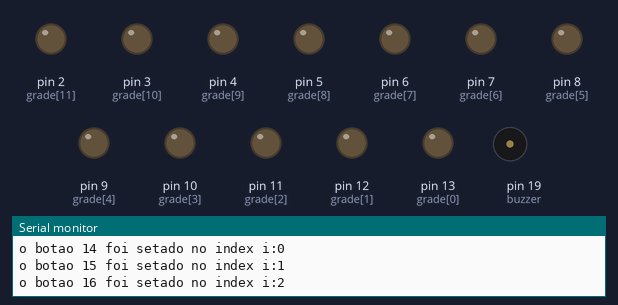
A sketch run on a simulated Arduino Uno, built with avr-gcc and run on an emulated ATmega328P. On the bench: output pins drawn as LEDs (lit = HIGH), buzzer (waves = sounding), the last lines printed to the serial monitor.

Above: at 0.1 s.
At 18.5 s:
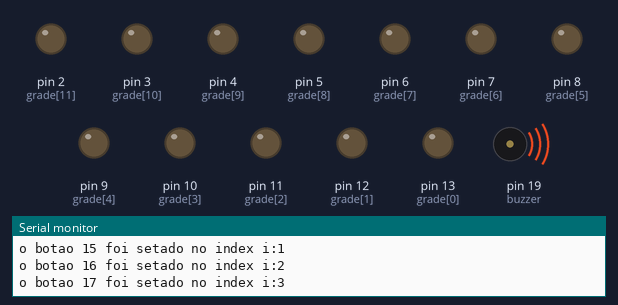
Timing chart, 0 to 27.8 s (numbered marks = the images above):
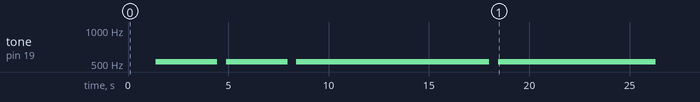

The sketch:

TesteSom.ino
```cpp
  /*************************************************
 * Public Constants
 *************************************************/

#define NOTE_B0  31
#define NOTE_C1  33
#define NOTE_CS1 35
#define NOTE_D1  37
#define NOTE_DS1 39
#define NOTE_E1  41
#define NOTE_F1  44
#define NOTE_FS1 46
#define NOTE_G1  49
#define NOTE_GS1 52
#define NOTE_A1  55
#define NOTE_AS1 58
#define NOTE_B1  62
#define NOTE_C2  65
#define NOTE_CS2 69
#define NOTE_D2  73
#define NOTE_DS2 78
#define NOTE_E2  82
#define NOTE_F2  87
#define NOTE_FS2 93
#define NOTE_G2  98
#define NOTE_GS2 104
#define NOTE_A2  110
#define NOTE_AS2 117
#define NOTE_B2  123
#define NOTE_C3  131
#define NOTE_CS3 139
#define NOTE_D3  147
#define NOTE_DS3 156
#define NOTE_E3  165
#define NOTE_F3  175
#define NOTE_FS3 185
#define NOTE_G3  196
#define NOTE_GS3 208
#define NOTE_A3  220
#define NOTE_AS3 233
#define NOTE_B3  247
#define NOTE_C4  262
#define NOTE_CS4 277
#define NOTE_D4  294
#define NOTE_DS4 311
#define NOTE_E4  330
#define NOTE_F4  349
#define NOTE_FS4 370
#define NOTE_G4  392
#define NOTE_GS4 415
#define NOTE_A4  440
#define NOTE_AS4 466
#define NOTE_B4  494
#define NOTE_C5  523
#define NOTE_CS5 554
#define NOTE_D5  587
#define NOTE_DS5 622
#define NOTE_E5  659
#define NOTE_F5  698
#define NOTE_FS5 740
#define NOTE_G5  784
#define NOTE_GS5 831
#define NOTE_A5  880
#define NOTE_AS5 932
#define NOTE_B5  988
#define NOTE_C6  1047
#define NOTE_CS6 1109
#define NOTE_D6  1175
#define NOTE_DS6 1245
#define NOTE_E6  1319
#define NOTE_F6  1397
#define NOTE_FS6 1480
#define NOTE_G6  1568
#define NOTE_GS6 1661
#define NOTE_A6  1760
#define NOTE_AS6 1865
#define NOTE_B6  1976
#define NOTE_C7  2093
#define NOTE_CS7 2217
#define NOTE_D7  2349
#define NOTE_DS7 2489
#define NOTE_E7  2637
#define NOTE_F7  2794
#define NOTE_FS7 2960
#define NOTE_G7  3136
#define NOTE_GS7 3322
#define NOTE_A7  3520
#define NOTE_AS7 3729
#define NOTE_B7  3951
#define NOTE_C8  4186
#define NOTE_CS8 4435
#define NOTE_D8  4699
#define NOTE_DS8 4978

  int grade[] =
  {13,12,11,
   10, 9, 8,
   7,  6, 5,
   4,  3, 2}; // pinos dos leds dispostos em sequencia
  byte grade_cache[] =
  {0,0,0,
   0,0,0,
   0,0,0,
   0,0,0}; // pinos que estao ou nao ligados
  int P(int x,int y)
  {
    switch(x)
    {
      case 0:
      switch(y)
      {
        case 0:return 0;
        case 1:return 3;
        case 2:return 6;
        case 3:return 9;
      }
      case 1:
      switch(y)
      {
        case 0:return 1;
        case 1:return 4;
        case 2:return 7;
        case 3:return 10;
      }
      case 2:
      switch(y)
      {
        case 0:return 2;
        case 1:return 5;
        case 2:return 8;
        case 3:return 11;
      }
    }
    return 0;
  }
   int buzzer = 19;
   int botoes[] = {14,15,16,17};
  /*
  para uma grade de dimensoes igual a x=4 e y =3
  os indices contam do canto esqerdo inferior para o canto direito superior:
   _______________
   |8 , 9 , 10, 11|
   |4 , 5 , 6 , 7 |
   |0 , 1 , 2 , 3 |
   e as posicoes seriam assim: i.e : {x,y}
   ________________________________
   |{0,2} , {1,2} , {2,2} , {3,2} |
   |{0,1} , {1,1} , {2,1} , {3,1} |
   |{0,0} , {1,0} , {2,0} , {3,0} |

  então coloque os valores de cada pino de led no array grade de acordo
  com os indices desse esquema.

  */
  long note_div = 4978/24;
  int On_toOFF_melody[] = {
  note_div*0, note_div*1, note_div*2,
  note_div*3, note_div*4, note_div*5,
  note_div*6, note_div*7, note_div*8,
  note_div*9, note_div*10, note_div*11
  };
  int Off_toON_melody[] = {
  note_div*0, note_div*1, note_div*2,
  note_div*3, note_div*4, note_div*5,
  note_div*6, note_div*7, note_div*8,
  note_div*9, note_div*10, note_div*11
  };
  int T;
  int Dx =3;// dimensoes da grade no sentido x
  int Dy =4;// dimensoes da grade no sentido y
  boolean Tocar = true;
  void setup()
  {
  Serial.begin(9600);
    // if analog input pin 0 is unconnected, random analog
  // noise will cause the call to randomSeed() to generate
  // different seed numbers each time the sketch runs.
  // randomSeed() will then shuffle the random function.
  randomSeed(analogRead(0));
  T = sizeof(grade)/sizeof(*grade); // mesma coisa que grade.length em java
  for(int i=0;i<12;i++)
  pinMode(grade[i], OUTPUT);
  for(int i=0;i<4;i++)
  {
  pinMode(botoes[i], INPUT);
  Serial.print("o botao ");Serial.print(botoes[i]);Serial.print(" foi setado no index i:");Serial.println(i);
  }
  pinMode(buzzer, OUTPUT);
  }
  long Delay = 100;
    void Leds(
  byte led0,
  byte led1,
  byte led2,
  byte led3,
  byte led4,
  byte led5,
  byte led6,
  byte led7,
  byte led8,
  byte led9,
  byte led10,
  byte led11)
  {
    Led(0,led0);
    Led(1,led1);
    Led(2,led2);
    Led(3,led3);
    Led(4,led4);
    Led(5,led5);
    Led(6,led6);
    Led(7,led7);
    Led(8,led8);
    Led(9,led9);
    Led(10,led10);
    Led(11,led11);
    delay(Delay);
  }

  void Leds_semdelay(
  byte led0,
  byte led1,
  byte led2,
  byte led3,
  byte led4,
  byte led5,
  byte led6,
  byte led7,
  byte led8,
  byte led9,
  byte led10,
  byte led11)
  {
    Led(0,led0);
    Led(1,led1);
    Led(2,led2);
    Led(3,led3);
    Led(4,led4);
    Led(5,led5);
    Led(6,led6);
    Led(7,led7);
    Led(8,led8);
    Led(9,led9);
    Led(10,led10);
    Led(11,led11);
  }

  void Led(int index,byte estado)
  {
      //if(bitRead(bitmask,i))
      //tone(buzzer, melody[i], Delay*2);
      if(estado == 0)
      {
        digitalWrite(grade[index],0);
        if(grade_cache[index]==1)
        {
        //tone(buzzer,On_toOFF_melody[index], Delay);
        grade_cache[index] = 0;
        }
      }
      else
      {
       // tone(buzzer, melody[index], Delay);
        digitalWrite(grade[index],1);
        if(grade_cache[index]==0)
        {
        if(Tocar)
        {
        tone(buzzer,Off_toON_melody[index], Delay/2);
        delay(10);
        }
        grade_cache[index] = 1;
        }
      }
      //delay(Delay/10);

  }
  void Led(int x,int y,byte estado)
  {
    Led(P(x,y), estado);
  }
  void yLeds(int y,byte estado)
  {
   for(int x=0;x<Dx;x++)
    {
    Led(P(x,y),estado);
    }
  }
  void xLeds(int x,byte estado)
  {
    for(int y=0;y<Dy;y++)
    {
    Led(P(x,y),estado);
    }
  }
  void SetLeds(byte e)
  {
     Leds_semdelay(e,e,e,e,e,e,e,e,e,e,e,e);
  }


/* Play Melody
 * -----------
 *
 * Program to play melodies stored in an array, it requires to know
 * about timing issues and about how to play tones.
 *
 * The calculation of the tones is made following the mathematical
 * operation:
 *
 *       timeHigh = 1/(2 * toneFrequency) = period / 2
 *
 * where the different tones are described as in the table:
 *
 * note         frequency       period  PW (timeHigh)
 * c            261 Hz          3830    1915
 * d            294 Hz          3400    1700
 * e            329 Hz          3038    1519
 * f            349 Hz          2864    1432
 * g            392 Hz          2550    1275
 * a            440 Hz          2272    1136
 * b            493 Hz          2028    1014
 * C            523 Hz          1912    956
 *
 * (cleft) 2005 D. Cuartielles for K3
 */

int ledPin = 13;
int speakerPin = 19;


// Do-Re-Mi-Fa-So-La-Ti
#define c_  261
#define d_  294
#define e_  329
#define f_  349
#define g_  392
#define a_  440
#define b_  493
#define C_  523


#define _c  1915
#define _d  1700
#define _e  1519
#define _f  1432
#define _g  1275
#define _a  1136
#define _b  1014
#define _C  956
#define _p  0
byte names[] = {'c', 'd', 'e', 'f', 'g', 'a', 'b', 'C'};
int tones[] = {1915, 1700, 1519, 1432, 1275, 1136, 1014, 956};
byte melody[] = "2d2a1f2c2d2a2d2c2f2d2a2c2d2a1f2c2d2a2a2g2p8p8p8p";
// count length: 1 2 3 4 5 6 7 8 9 0 1 2 3 4 5 6 7 8 9 0 1 2 3 4 5 6 7 8 9 0
//                                10                  20                  30
int count = 0;
int count2 = 0;
int count3 = 0;
int MAX_COUNT = 24;
int statePin = LOW;


void Tone(int duration, int Tone) {
  switch(Tone)
  {
  case _c:tone(speakerPin,c_,duration);
  case _d:tone(speakerPin,d_,duration);
  case _e:tone(speakerPin,e_,duration);
  case _f:tone(speakerPin,f_,duration);
  case _g:tone(speakerPin,g_,duration);
  case _a:tone(speakerPin,a_,duration);
  case _b:tone(speakerPin,b_,duration);
  case _C:tone(speakerPin,C_,duration);
  }
  delay(duration);
}
void playTone(int duration, int Tone) {
  long total =duration * 1000L;
  for (long i = 0; i < total; i += Tone * 2) {
    digitalWrite(speakerPin, HIGH);
    delayMicroseconds(Tone);
    digitalWrite(speakerPin, LOW);
    delayMicroseconds(Tone);
  }
}

/*semibreve (um tempo),
mínima (meio tempo),
semínima (um quarto de tempo),
colcheia (um oitavo de tempo),
semicolcheia (1/16 de tempo),
fusa (1/32 de tempo) ,
semifusa (1/64 de tempo).
*/
# define ju_ 0.0
# define um_ 1.0
# define mei_ 0.5
# define qua_ 0.25
# define oit_ 0.125
# define u16_ 0.0625
# define u32_ 0.03125
# define u64_ 0.015625

float tempo = 1.75;

int musica_notas0[] =
{
 _p,_p,_p,_c,
 _f,_g,_a,_f,
 _C   ,_p,_f,
 _b,_a,_g,_f,
 _e   ,_p,_c,
 // voce pertence a quem que deus vai obedecer? Di
 _e,_e,_f,_e,
 _f,_g,_a,_a,
 _g,_f,_c,_d,
 _a,_g,_e,_c,
 //
 _f,_g,_a,_f,
 _C   ,_p,_f,
 _C,_b,_a,_f,
 _d   ,_d,_d,
 //
 _g,_a,_b,_g,
 _a,_a,_f,_a,
 _g,_f,_f,_g,
 _g
 };
float musica_tempos0[]=
{
qua_,qua_,qua_,qua_,
qua_,qua_,qua_,qua_,
mei_     ,qua_,qua_,
qua_,qua_,qua_,qua_,
mei_     ,qua_,qua_,

qua_,qua_,qua_,qua_,
qua_,qua_,qua_,qua_,
qua_,qua_,qua_,qua_,
qua_,qua_,qua_,qua_,
qua_,qua_,qua_,qua_,

qua_,qua_,qua_,qua_,
mei_     ,qua_,qua_,
qua_,qua_,qua_,qua_,
qua_,qua_,qua_,qua_,
mei_     ,qua_,qua_,

qua_,qua_,qua_,qua_,
qua_,qua_,qua_,qua_,
qua_,qua_,qua_,qua_,
qua_,qua_,qua_,qua_,
mei_
};
float musica_notas[]=
{
  _f,_e,_f,_g,_b,_d,_d,_b


};
float musica_tempos[]=
{
  oit_,oit_,oit_,oit_,qua_,mei_,qua_
};
void loop() {

  int rest=10;
  for(int i=0;i<56;i++)
  {
    Nota(musica_tempos0[i],musica_notas0[i]);//delay(rest);
  }
  /*
  Nota(um_,_c);delay(rest);
  Nota(um_,_d);delay(rest);
  Nota(um_,_e);delay(rest);
  Nota(um_,_f);delay(rest);
  Nota(um_,_g);delay(rest);
  Nota(um_,_a);delay(rest);
  Nota(um_,_b);delay(rest);
  Nota(um_,_C);delay(rest);
  Nota(um_,_b);delay(rest);
  Nota(um_,_a);delay(rest);
  Nota(um_,_g);delay(rest);
  Nota(um_,_f);delay(rest);
  Nota(um_,_e);delay(rest);
  Nota(um_,_d);delay(rest);
  Nota(um_,_c);delay(rest);*/

 delay(60000000L);
}

void Nota(float frac,int nota)
{
  if(nota==_p)
  {
  delay((int)(tempo*frac*1000.0f));
  }
  else
  {
  Tone((int)(tempo*frac*1000.0f),nota);
  }
}
/*
 * NOTES
 * The program purports to hold a tone for 'duration' microseconds.
 *  Lies lies lies! It holds for at least 'duration' microseconds, _plus_
 *  any overhead created by incremeting elapsed_time (could be in excess of
 *  3K microseconds) _plus_ overhead of looping and two digitalWrites()
 *
 * As a result, a tone of 'duration' plays much more slowly than a rest
 *  of 'duration.' rest_count creates a loop variable to bring 'rest' beats
 *  in line with 'tone' beats of the same length.
 *
 * rest_count will be affected by chip architecture and speed, as well as
 *  overhead from any program mods. Past behavior is no guarantee of future
 *  performance. Your mileage may vary. Light fuse and get away.
 *
 * This could use a number of enhancements:
 * ADD code to let the programmer specify how many times the melody should
 *     loop before stopping
 * ADD another octave
 * MOVE tempo, pause, and rest_count to #define statements
 * RE-WRITE to include volume, using analogWrite, as with the second program at
 *          http://www.arduino.cc/en/Tutorial/PlayMelody
 * ADD code to make the tempo settable by pot or other input device
 * ADD code to take tempo or volume settable by serial communication
 *          (Requires 0005 or higher.)
 * ADD code to create a tone offset (higer or lower) through pot etc
 * REPLACE random melody with opening bars to 'Smoke on the Water'
 */
```

Measured:
- by itself, tone on pin 19 (buzzer): plays 523 Hz for 3.1 s, 523 Hz for 3.1 s, 523 Hz for 9.6 s, 523 Hz for 7.9 s
